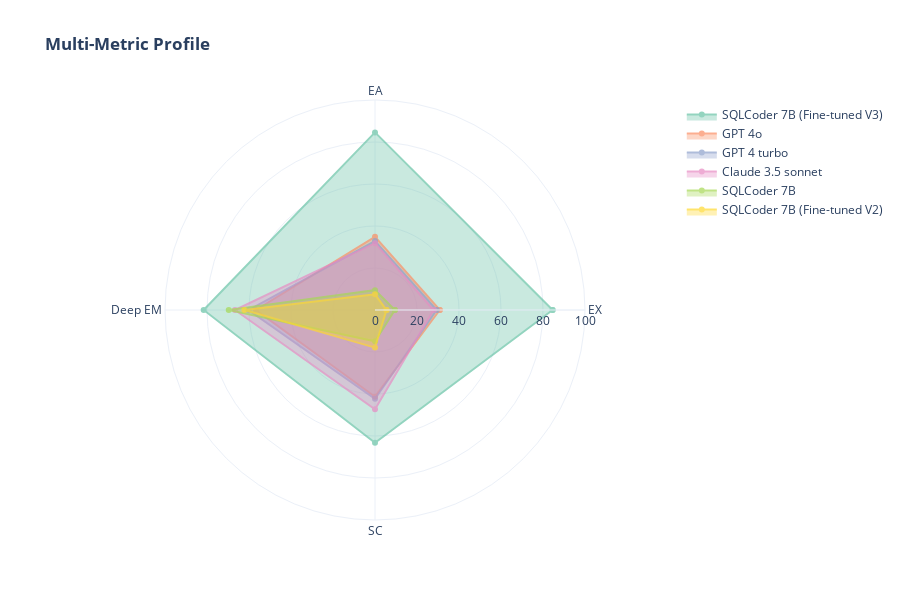

Write notebook code for a chart like this one.
### Markdown cell above
## 12. Interactive Radar Chart

### Code cell
def plot_interactive_radar(df):
    """Interactive Plotly radar chart."""
    categories = ['EX', 'EA', 'Deep EM', 'SC']
    fig = go.Figure()
    colors = px.colors.qualitative.Set2
    
    for idx, (_, row) in enumerate(df.iterrows()):
        values = [row['EX (%)'], row['EA (%)'], row['Deep EM (%)'], row['SC (%)']]
        values.append(values[0])
        fig.add_trace(go.Scatterpolar(r=values, theta=categories + [categories[0]], fill='toself',
                                      name=row['Model'], line=dict(color=colors[idx % len(colors)]), opacity=0.7))
    
    fig.update_layout(polar=dict(radialaxis=dict(visible=True, range=[0, 100])),
                     title='<b>Multi-Metric Profile</b>', template='plotly_white', height=600)
    fig.show()
    return fig

if results:
    fig_radar = plot_interactive_radar(df_overall)

### Figure 1 — Plotly figure (JSON) as saved in the notebook; plotly's stock layout.template omitted (floating-point values rounded to 4 significant figures)
{"data": [{"fill": "toself", "line": {"color": "rgb(102,194,165)"}, "name": "SQLCoder 7B (Fine-tuned V3)", "opacity": 0.7, "r": [84.58, 84.58, 81.59, 63.18, 84.58], "theta": ["EX", "EA", "Deep EM", "SC", "EX"], "type": "scatterpolar"}, {"fill": "toself", "line": {"color": "rgb(252,141,98)"}, "name": "GPT 4o", "opacity": 0.7, "r": [30.85, 34.83, 56.72, 41.29, 30.85], "theta": ["EX", "EA", "Deep EM", "SC", "EX"], "type": "scatterpolar"}, {"fill": "toself", "line": {"color": "rgb(141,160,203)"}, "name": "GPT 4 turbo", "opacity": 0.7, "r": [29.35, 32.84, 60.2, 42.29, 29.35], "theta": ["EX", "EA", "Deep EM", "SC", "EX"], "type": "scatterpolar"}, {"fill": "toself", "line": {"color": "rgb(231,138,195)"}, "name": "Claude 3.5 sonnet", "opacity": 0.7, "r": [27.86, 31.84, 66.67, 47.26, 27.86], "theta": ["EX", "EA", "Deep EM", "SC", "EX"], "type": "scatterpolar"}, {"fill": "toself", "line": {"color": "rgb(166,216,84)"}, "name": "SQLCoder 7B", "opacity": 0.7, "r": [9.453, 9.453, 69.65, 14.93, 9.453], "theta": ["EX", "EA", "Deep EM", "SC", "EX"], "type": "scatterpolar"}, {"fill": "toself", "line": {"color": "rgb(255,217,47)"}, "name": "SQLCoder 7B (Fine-tuned V2)", "opacity": 0.7, "r": [5.473, 7.463, 62.19, 17.91, 5.473], "theta": ["EX", "EA", "Deep EM", "SC", "EX"], "type": "scatterpolar"}], "layout": {"height": 600, "polar": {"radialaxis": {"range": [0, 100], "visible": true}}, "title": {"text": "<b>Multi-Metric Profile</b>"}}}
